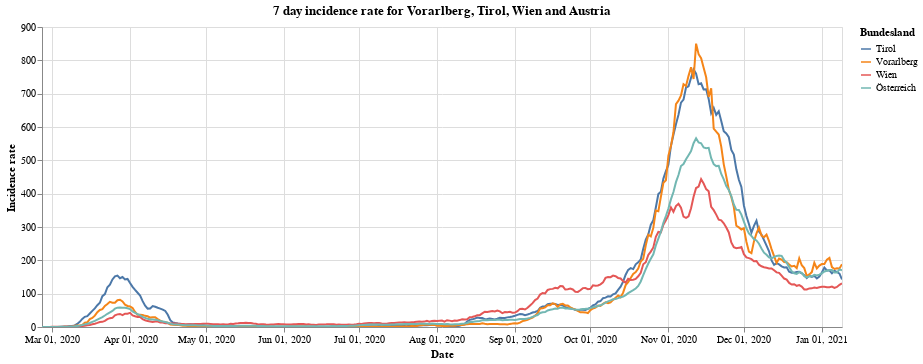

This figure's notebook cell:
### Markdown cell above
Next we have the 7 day incidence rate for states of Vorarlberg, Tirol and Wien compared to all of Austria.

### Code cell
#collapse
bars = alt.Chart(vol_tyr_wien_at).mark_line().encode(
    x=alt.X("yearmonthdate(Time):T", axis=alt.Axis(title='Date')),
    y=alt.Y("SiebenTageInzidenzFaelle:Q", axis=alt.Axis(title='Incidence rate')),
    tooltip='Bundesland',
    color='Bundesland'
).properties(title='7 day incidence rate for Vorarlberg, Tirol, Wien and Austria', width=800).interactive()
bars
#alt.layer(bars, data=at_data).facet(alt.Row('Bundesland'), columns=1)

### Figure 1 — Vega-Lite specification as saved in the notebook (floating-point values rounded to 4 significant figures; data arrays with more than 128 entries replaced by an {"elided": "..."} marker saying what was removed)
{"config": {"view": {"continuousWidth": 400, "continuousHeight": 300}}, "data": {"name": "data-e05e5546481485edf5db376257382c83"}, "mark": "line", "encoding": {"color": {"type": "nominal", "field": "Bundesland"}, "tooltip": {"type": "nominal", "field": "Bundesland"}, "x": {"type": "temporal", "axis": {"title": "Date"}, "field": "Time", "timeUnit": "yearmonthdate"}, "y": {"type": "quantitative", "axis": {"title": "Incidence rate"}, "field": "SiebenTageInzidenzFaelle"}}, "selection": {"selector001": {"type": "interval", "bind": "scales", "encodings": ["x", "y"]}}, "title": "7 day incidence rate for Vorarlberg, Tirol, Wien and Austria", "width": 800, "$schema": "https://vega.github.io/schema/vega-lite/v4.8.1.json", "datasets": {"data-e05e5546481485edf5db376257382c83": {"elided": "1276 records"}}}
